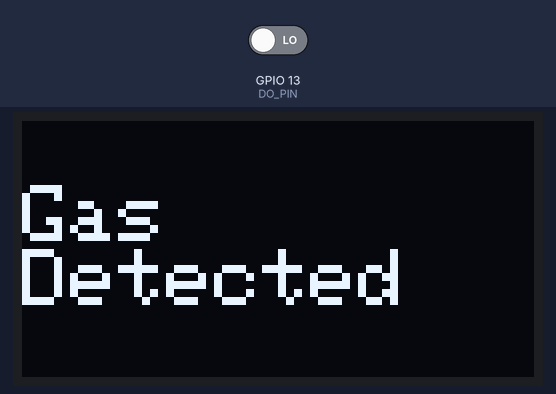
This sketch was run on a simulated ESP32. On the bench: 128×64 one-colour display. The inputs (shaded band) are chosen by the test bench; at power-on: GPIO 13 (DO_PIN) LOW. The display library's start-up logo is not drawn; what the sketch prints to the serial monitor is not drawn.

Above: at 22.1 s.

The sketch:

Smoke.ino
```cpp
#include <Wire.h>
#include <Adafruit_GFX.h>
#include <Adafruit_SSD1306.h>

#define SCREEN_WIDTH 128
#define SCREEN_HEIGHT 64

#define OLED_RESET -1
Adafruit_SSD1306 display(SCREEN_WIDTH, SCREEN_HEIGHT, &Wire, OLED_RESET);

#define DO_PIN 13  // ESP32's pin GPIO14 connected to DO pin of the MQ2 sensor

void setup() {
  // initialize serial communication
  Serial.begin(9600);
  // initialize the ESP32's pin as an input
  pinMode(DO_PIN, INPUT);

  // initialize the OLED display
  Wire.begin();
  display.begin(SSD1306_SWITCHCAPVCC, 0x3C); // Address 0x3C for 128x64

  display.display(); // Show initial display buffer contents on the screen
  delay(2000);       // Pause for 2 seconds
  display.clearDisplay(); // Clear the buffer

  Serial.println("Warming up the MQ2 sensor");
  delay(20000);  // wait for the MQ2 to warm up
}

void loop() {
  int gasState = digitalRead(DO_PIN);

  display.clearDisplay();      // Clear the buffer
  display.setTextSize(2);       // Set text size
  display.setTextColor(SSD1306_WHITE); // Draw white text
  display.setCursor(0, 10);    // Set cursor position

  if (gasState == HIGH) {
    Serial.println("The gas is NOT present");
    display.print("No Gas");
  } else {
    Serial.println("The gas is present");
    display.clearDisplay();      // Clear the buffer
    display.setTextSize(2);
    display.setCursor(0,16);
    display.print("Gas ");     // Clear the buffer
    display.setTextSize(2);
    display.setCursor(0,32);
    display.print("Detected");
  }

  display.display(); // Display the content on the screen
  delay(1000);       // Update the display every 1 second
}
```
